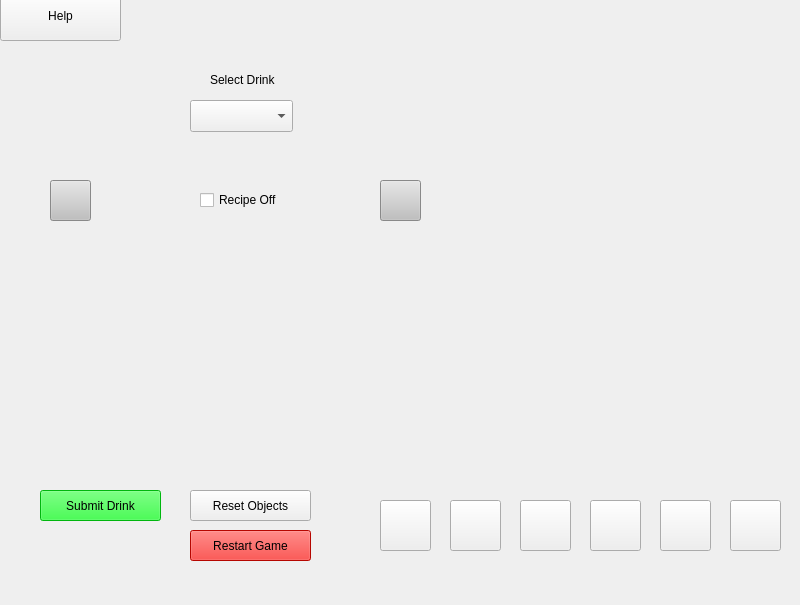
<?xml version="1.0" encoding="UTF-8"?>
<ui version="4.0">
 <class>MainWindow</class>
 <widget class="QMainWindow" name="MainWindow">
  <property name="geometry">
   <rect>
    <x>0</x>
    <y>0</y>
    <width>800</width>
    <height>605</height>
   </rect>
  </property>
  <property name="windowTitle">
   <string>MainWindow</string>
  </property>
  <widget class="QWidget" name="centralwidget">
   <widget class="QScrollArea" name="scrollArea">
    <property name="geometry">
     <rect>
      <x>620</x>
      <y>0</y>
      <width>201</width>
      <height>471</height>
     </rect>
    </property>
    <property name="frameShape">
     <enum>QFrame::Shape::NoFrame</enum>
    </property>
    <property name="verticalScrollBarPolicy">
     <enum>Qt::ScrollBarPolicy::ScrollBarAlwaysOn</enum>
    </property>
    <property name="horizontalScrollBarPolicy">
     <enum>Qt::ScrollBarPolicy::ScrollBarAlwaysOff</enum>
    </property>
    <property name="widgetResizable">
     <bool>true</bool>
    </property>
    <property name="alignment">
     <set>Qt::AlignmentFlag::AlignLeading|Qt::AlignmentFlag::AlignLeft|Qt::AlignmentFlag::AlignVCenter</set>
    </property>
    <widget class="QWidget" name="scrollAreas">
     <property name="geometry">
      <rect>
       <x>0</x>
       <y>0</y>
       <width>185</width>
       <height>471</height>
      </rect>
     </property>
     <widget class="QLabel" name="shelf">
      <property name="geometry">
       <rect>
        <x>-10</x>
        <y>0</y>
        <width>231</width>
        <height>1251</height>
       </rect>
      </property>
      <property name="text">
       <string/>
      </property>
      <property name="pixmap">
       <pixmap resource="images.qrc">:/background/shelf.png</pixmap>
      </property>
     </widget>
     <widget class="QPushButton" name="vermouth">
      <property name="geometry">
       <rect>
        <x>10</x>
        <y>60</y>
        <width>51</width>
        <height>111</height>
       </rect>
      </property>
      <property name="toolTip">
       <string>&lt;html&gt;&lt;head/&gt;&lt;body&gt;&lt;p&gt;Vermouth&lt;/p&gt;&lt;/body&gt;&lt;/html&gt;</string>
      </property>
      <property name="styleSheet">
       <string notr="true">QPushButton { 
    padding: 0px; 
    background: transparent; 
    border: none; 
}
QPushButton:hover {
    background: rgba(255,255,255,0.1);
}</string>
      </property>
      <property name="text">
       <string/>
      </property>
      <property name="icon">
       <iconset resource="images.qrc">
        <normaloff>:/icons/vermouth.png</normaloff>:/icons/vermouth.png</iconset>
      </property>
      <property name="iconSize">
       <size>
        <width>40</width>
        <height>90</height>
       </size>
      </property>
      <property name="checkable">
       <bool>false</bool>
      </property>
      <property name="checked">
       <bool>false</bool>
      </property>
     </widget>
     <widget class="QPushButton" name="pineappleJuice">
      <property name="geometry">
       <rect>
        <x>70</x>
        <y>80</y>
        <width>51</width>
        <height>91</height>
       </rect>
      </property>
      <property name="toolTip">
       <string>&lt;html&gt;&lt;head/&gt;&lt;body&gt;&lt;p&gt;Pineapple Juice&lt;/p&gt;&lt;/body&gt;&lt;/html&gt;</string>
      </property>
      <property name="styleSheet">
       <string notr="true">QPushButton { 
    padding: 0px; 
    background: transparent; 
    border: none; 
}
QPushButton:hover {
    background: rgba(255,255,255,0.1);
}</string>
      </property>
      <property name="text">
       <string/>
      </property>
      <property name="icon">
       <iconset resource="images.qrc">
        <normaloff>:/icons/pineappleJuice.png</normaloff>:/icons/pineappleJuice.png</iconset>
      </property>
      <property name="iconSize">
       <size>
        <width>40</width>
        <height>100</height>
       </size>
      </property>
      <property name="checkable">
       <bool>false</bool>
      </property>
     </widget>
     <widget class="QPushButton" name="tripleSec">
      <property name="geometry">
       <rect>
        <x>130</x>
        <y>60</y>
        <width>51</width>
        <height>101</height>
       </rect>
      </property>
      <property name="toolTip">
       <string>&lt;html&gt;&lt;head/&gt;&lt;body&gt;&lt;p&gt;Triple Sec&lt;/p&gt;&lt;/body&gt;&lt;/html&gt;</string>
      </property>
      <property name="styleSheet">
       <string notr="true">QPushButton { 
    padding: 0px; 
    background: transparent; 
    border: none; 
}
QPushButton:hover {
    background: rgba(255,255,255,0.1);
}</string>
      </property>
      <property name="text">
       <string/>
      </property>
      <property name="icon">
       <iconset resource="images.qrc">
        <normaloff>:/icons/tripleSec.png</normaloff>:/icons/tripleSec.png</iconset>
      </property>
      <property name="iconSize">
       <size>
        <width>40</width>
        <height>90</height>
       </size>
      </property>
      <property name="checkable">
       <bool>false</bool>
      </property>
     </widget>
     <widget class="QPushButton" name="gin">
      <property name="geometry">
       <rect>
        <x>10</x>
        <y>170</y>
        <width>51</width>
        <height>101</height>
       </rect>
      </property>
      <property name="toolTip">
       <string>&lt;html&gt;&lt;head/&gt;&lt;body&gt;&lt;p&gt;Gin&lt;/p&gt;&lt;/body&gt;&lt;/html&gt;</string>
      </property>
      <property name="styleSheet">
       <string notr="true">QPushButton { 
    padding: 0px; 
    background: transparent; 
    border: none; 
}
QPushButton:hover {
    background: rgba(255,255,255,0.1);
}</string>
      </property>
      <property name="text">
       <string/>
      </property>
      <property name="icon">
       <iconset resource="images.qrc">
        <normaloff>:/icons/gin.png</normaloff>:/icons/gin.png</iconset>
      </property>
      <property name="iconSize">
       <size>
        <width>40</width>
        <height>100</height>
       </size>
      </property>
      <property name="checkable">
       <bool>false</bool>
      </property>
     </widget>
     <widget class="QPushButton" name="tequila">
      <property name="geometry">
       <rect>
        <x>70</x>
        <y>170</y>
        <width>51</width>
        <height>101</height>
       </rect>
      </property>
      <property name="toolTip">
       <string>&lt;html&gt;&lt;head/&gt;&lt;body&gt;&lt;p&gt;Tequila&lt;/p&gt;&lt;/body&gt;&lt;/html&gt;</string>
      </property>
      <property name="styleSheet">
       <string notr="true">QPushButton { 
    padding: 0px; 
    background: transparent; 
    border: none; 
}
QPushButton:hover {
    background: rgba(255,255,255,0.1);
}</string>
      </property>
      <property name="text">
       <string/>
      </property>
      <property name="icon">
       <iconset resource="images.qrc">
        <normaloff>:/icons/tequila.png</normaloff>:/icons/tequila.png</iconset>
      </property>
      <property name="iconSize">
       <size>
        <width>40</width>
        <height>100</height>
       </size>
      </property>
      <property name="checkable">
       <bool>false</bool>
      </property>
     </widget>
     <widget class="QPushButton" name="coconutCream">
      <property name="geometry">
       <rect>
        <x>130</x>
        <y>200</y>
        <width>51</width>
        <height>81</height>
       </rect>
      </property>
      <property name="toolTip">
       <string>&lt;html&gt;&lt;head/&gt;&lt;body&gt;&lt;p&gt;Coconut Cream&lt;/p&gt;&lt;/body&gt;&lt;/html&gt;</string>
      </property>
      <property name="layoutDirection">
       <enum>Qt::LayoutDirection::RightToLeft</enum>
      </property>
      <property name="styleSheet">
       <string notr="true">QPushButton { 
    padding: 0px; 
    background: transparent; 
    border: none; 
}
QPushButton:hover {
    background: rgba(255,255,255,0.1);
}</string>
      </property>
      <property name="text">
       <string/>
      </property>
      <property name="icon">
       <iconset resource="images.qrc">
        <normaloff>:/icons/coconutCream.png</normaloff>:/icons/coconutCream.png</iconset>
      </property>
      <property name="iconSize">
       <size>
        <width>40</width>
        <height>100</height>
       </size>
      </property>
      <property name="checkable">
       <bool>false</bool>
      </property>
     </widget>
     <widget class="QPushButton" name="limeJuice">
      <property name="geometry">
       <rect>
        <x>10</x>
        <y>340</y>
        <width>51</width>
        <height>71</height>
       </rect>
      </property>
      <property name="toolTip">
       <string>&lt;html&gt;&lt;head/&gt;&lt;body&gt;&lt;p&gt;Lime Juice&lt;/p&gt;&lt;/body&gt;&lt;/html&gt;</string>
      </property>
      <property name="styleSheet">
       <string notr="true">QPushButton { 
    padding: 0px; 
    background: transparent; 
    border: none; 
}
QPushButton:hover {
    background: rgba(255,255,255,0.1);
}</string>
      </property>
      <property name="text">
       <string/>
      </property>
      <property name="icon">
       <iconset resource="images.qrc">
        <normaloff>:/icons/limeJuice.png</normaloff>:/icons/limeJuice.png</iconset>
      </property>
      <property name="iconSize">
       <size>
        <width>51</width>
        <height>61</height>
       </size>
      </property>
      <property name="checkable">
       <bool>false</bool>
      </property>
     </widget>
     <widget class="QPushButton" name="sweetVermouth">
      <property name="geometry">
       <rect>
        <x>70</x>
        <y>300</y>
        <width>51</width>
        <height>111</height>
       </rect>
      </property>
      <property name="toolTip">
       <string>&lt;html&gt;&lt;head/&gt;&lt;body&gt;&lt;p&gt;Sweet Red Vermouth&lt;/p&gt;&lt;/body&gt;&lt;/html&gt;</string>
      </property>
      <property name="styleSheet">
       <string notr="true">QPushButton { 
    padding: 0px; 
    background: transparent; 
    border: none; 
}
QPushButton:hover {
    background: rgba(255,255,255,0.1);
}</string>
      </property>
      <property name="text">
       <string/>
      </property>
      <property name="icon">
       <iconset resource="images.qrc">
        <normaloff>:/icons/sweetRedVermouth.png</normaloff>:/icons/sweetRedVermouth.png</iconset>
      </property>
      <property name="iconSize">
       <size>
        <width>51</width>
        <height>100</height>
       </size>
      </property>
      <property name="checkable">
       <bool>false</bool>
      </property>
     </widget>
     <widget class="QPushButton" name="whiskey">
      <property name="geometry">
       <rect>
        <x>130</x>
        <y>300</y>
        <width>51</width>
        <height>111</height>
       </rect>
      </property>
      <property name="toolTip">
       <string>&lt;html&gt;&lt;head/&gt;&lt;body&gt;&lt;p&gt;Sweet Red Vermouth&lt;/p&gt;&lt;/body&gt;&lt;/html&gt;</string>
      </property>
      <property name="styleSheet">
       <string notr="true">QPushButton { 
    padding: 0px; 
    background: transparent; 
    border: none; 
}
QPushButton:hover {
    background: rgba(255,255,255,0.1);
}</string>
      </property>
      <property name="text">
       <string/>
      </property>
      <property name="icon">
       <iconset resource="images.qrc">
        <normaloff>:/icons/whiskey.png</normaloff>:/icons/whiskey.png</iconset>
      </property>
      <property name="iconSize">
       <size>
        <width>51</width>
        <height>100</height>
       </size>
      </property>
      <property name="checkable">
       <bool>false</bool>
      </property>
     </widget>
     <widget class="QPushButton" name="bitters">
      <property name="geometry">
       <rect>
        <x>10</x>
        <y>440</y>
        <width>51</width>
        <height>81</height>
       </rect>
      </property>
      <property name="toolTip">
       <string>&lt;html&gt;&lt;head/&gt;&lt;body&gt;&lt;p&gt;Bitters&lt;/p&gt;&lt;/body&gt;&lt;/html&gt;</string>
      </property>
      <property name="styleSheet">
       <string notr="true">QPushButton { 
    padding: 0px; 
    background: transparent; 
    border: none; 
}
QPushButton:hover {
    background: rgba(255,255,255,0.1);
}</string>
      </property>
      <property name="text">
       <string/>
      </property>
      <property name="icon">
       <iconset resource="images.qrc">
        <normaloff>:/icons/bitters.png</normaloff>:/icons/bitters.png</iconset>
      </property>
      <property name="iconSize">
       <size>
        <width>51</width>
        <height>60</height>
       </size>
      </property>
      <property name="checkable">
       <bool>false</bool>
      </property>
     </widget>
     <widget class="QPushButton" name="blueCuracao">
      <property name="geometry">
       <rect>
        <x>70</x>
        <y>430</y>
        <width>51</width>
        <height>91</height>
       </rect>
      </property>
      <property name="toolTip">
       <string>&lt;html&gt;&lt;head/&gt;&lt;body&gt;&lt;p&gt;Blue Curacao&lt;/p&gt;&lt;/body&gt;&lt;/html&gt;</string>
      </property>
      <property name="styleSheet">
       <string notr="true">QPushButton { 
    padding: 0px; 
    background: transparent; 
    border: none; 
}
QPushButton:hover {
    background: rgba(255,255,255,0.1);
}</string>
      </property>
      <property name="text">
       <string/>
      </property>
      <property name="icon">
       <iconset resource="images.qrc">
        <normaloff>:/icons/blueCuracao.png</normaloff>:/icons/blueCuracao.png</iconset>
      </property>
      <property name="iconSize">
       <size>
        <width>20</width>
        <height>1159</height>
       </size>
      </property>
      <property name="checkable">
       <bool>false</bool>
      </property>
     </widget>
     <widget class="QPushButton" name="agaveSyrup">
      <property name="geometry">
       <rect>
        <x>130</x>
        <y>430</y>
        <width>51</width>
        <height>91</height>
       </rect>
      </property>
      <property name="toolTip">
       <string>&lt;html&gt;&lt;head/&gt;&lt;body&gt;&lt;p&gt;Agave Syrup&lt;/p&gt;&lt;/body&gt;&lt;/html&gt;</string>
      </property>
      <property name="styleSheet">
       <string notr="true">QPushButton { 
    padding: 0px; 
    background: transparent; 
    border: none; 
}
QPushButton:hover {
    background: rgba(255,255,255,0.1);
}</string>
      </property>
      <property name="text">
       <string/>
      </property>
      <property name="icon">
       <iconset resource="images.qrc">
        <normaloff>:/icons/agaveSyrup.png</normaloff>:/icons/agaveSyrup.png</iconset>
      </property>
      <property name="iconSize">
       <size>
        <width>24</width>
        <height>1159</height>
       </size>
      </property>
      <property name="checkable">
       <bool>false</bool>
      </property>
     </widget>
     <widget class="QPushButton" name="whiteRum">
      <property name="geometry">
       <rect>
        <x>10</x>
        <y>540</y>
        <width>51</width>
        <height>111</height>
       </rect>
      </property>
      <property name="toolTip">
       <string>&lt;html&gt;&lt;head/&gt;&lt;body&gt;&lt;p&gt;White Rum&lt;/p&gt;&lt;/body&gt;&lt;/html&gt;</string>
      </property>
      <property name="styleSheet">
       <string notr="true">QPushButton { 
    padding: 0px; 
    background: transparent; 
    border: none; 
}
QPushButton:hover {
    background: rgba(255,255,255,0.1);
}</string>
      </property>
      <property name="text">
       <string/>
      </property>
      <property name="icon">
       <iconset resource="images.qrc">
        <normaloff>:/icons/whiteRum.png</normaloff>:/icons/whiteRum.png</iconset>
      </property>
      <property name="iconSize">
       <size>
        <width>51</width>
        <height>110</height>
       </size>
      </property>
      <property name="checkable">
       <bool>false</bool>
      </property>
     </widget>
    </widget>
   </widget>
   <widget class="QPushButton" name="olive">
    <property name="geometry">
     <rect>
      <x>590</x>
      <y>500</y>
      <width>51</width>
      <height>51</height>
     </rect>
    </property>
    <property name="toolTip">
     <string>&lt;html&gt;&lt;head/&gt;&lt;body&gt;&lt;p&gt;Olives&lt;/p&gt;&lt;/body&gt;&lt;/html&gt;</string>
    </property>
    <property name="text">
     <string/>
    </property>
    <property name="icon">
     <iconset resource="images.qrc">
      <normaloff>:/icons/olives.png</normaloff>:/icons/olives.png</iconset>
    </property>
    <property name="iconSize">
     <size>
      <width>15</width>
      <height>1159</height>
     </size>
    </property>
    <property name="checkable">
     <bool>false</bool>
    </property>
   </widget>
   <widget class="QPushButton" name="saltRim">
    <property name="geometry">
     <rect>
      <x>520</x>
      <y>500</y>
      <width>51</width>
      <height>51</height>
     </rect>
    </property>
    <property name="toolTip">
     <string>&lt;html&gt;&lt;head/&gt;&lt;body&gt;&lt;p&gt;Salt for salt rim&lt;/p&gt;&lt;/body&gt;&lt;/html&gt;</string>
    </property>
    <property name="text">
     <string/>
    </property>
    <property name="icon">
     <iconset resource="images.qrc">
      <normaloff>:/icons/saltRim.png</normaloff>:/icons/saltRim.png</iconset>
    </property>
    <property name="iconSize">
     <size>
      <width>38</width>
      <height>1159</height>
     </size>
    </property>
    <property name="checkable">
     <bool>false</bool>
    </property>
   </widget>
   <widget class="QPushButton" name="lime">
    <property name="geometry">
     <rect>
      <x>450</x>
      <y>500</y>
      <width>51</width>
      <height>51</height>
     </rect>
    </property>
    <property name="toolTip">
     <string>&lt;html&gt;&lt;head/&gt;&lt;body&gt;&lt;p&gt;Lime Slice&lt;/p&gt;&lt;/body&gt;&lt;/html&gt;</string>
    </property>
    <property name="text">
     <string/>
    </property>
    <property name="icon">
     <iconset resource="images.qrc">
      <normaloff>:/icons/limeSlice.png</normaloff>:/icons/limeSlice.png</iconset>
    </property>
    <property name="iconSize">
     <size>
      <width>38</width>
      <height>1159</height>
     </size>
    </property>
    <property name="checkable">
     <bool>false</bool>
    </property>
   </widget>
   <widget class="QPushButton" name="ice">
    <property name="geometry">
     <rect>
      <x>380</x>
      <y>500</y>
      <width>51</width>
      <height>51</height>
     </rect>
    </property>
    <property name="toolTip">
     <string>&lt;html&gt;&lt;head/&gt;&lt;body&gt;&lt;p&gt;ice cubes&lt;/p&gt;&lt;/body&gt;&lt;/html&gt;</string>
    </property>
    <property name="text">
     <string/>
    </property>
    <property name="icon">
     <iconset resource="images.qrc">
      <normaloff>:/icons/iceCubes.png</normaloff>:/icons/iceCubes.png</iconset>
    </property>
    <property name="iconSize">
     <size>
      <width>38</width>
      <height>1159</height>
     </size>
    </property>
    <property name="checkable">
     <bool>false</bool>
    </property>
   </widget>
   <widget class="QLabel" name="menuView">
    <property name="geometry">
     <rect>
      <x>0</x>
      <y>0</y>
      <width>471</width>
      <height>241</height>
     </rect>
    </property>
    <property name="frameShadow">
     <enum>QFrame::Shadow::Plain</enum>
    </property>
    <property name="lineWidth">
     <number>705</number>
    </property>
    <property name="midLineWidth">
     <number>5</number>
    </property>
    <property name="text">
     <string/>
    </property>
    <property name="pixmap">
     <pixmap resource="images.qrc">:/background/ChalkBoard.png</pixmap>
    </property>
    <property name="scaledContents">
     <bool>true</bool>
    </property>
   </widget>
   <widget class="QPushButton" name="crushedIce">
    <property name="geometry">
     <rect>
      <x>660</x>
      <y>500</y>
      <width>51</width>
      <height>51</height>
     </rect>
    </property>
    <property name="toolTip">
     <string>&lt;html&gt;&lt;head/&gt;&lt;body&gt;&lt;p&gt;Crushed Ice&lt;/p&gt;&lt;/body&gt;&lt;/html&gt;</string>
    </property>
    <property name="text">
     <string/>
    </property>
    <property name="icon">
     <iconset resource="images.qrc">
      <normaloff>:/icons/crushedIce.jpg</normaloff>:/icons/crushedIce.jpg</iconset>
    </property>
    <property name="iconSize">
     <size>
      <width>60</width>
      <height>1159</height>
     </size>
    </property>
    <property name="checkable">
     <bool>false</bool>
    </property>
   </widget>
   <widget class="QLabel" name="background">
    <property name="geometry">
     <rect>
      <x>0</x>
      <y>0</y>
      <width>621</width>
      <height>471</height>
     </rect>
    </property>
    <property name="text">
     <string/>
    </property>
    <property name="pixmap">
     <pixmap resource="images.qrc">:/background/barBackground.jpg</pixmap>
    </property>
    <property name="scaledContents">
     <bool>true</bool>
    </property>
   </widget>
   <widget class="QPushButton" name="cherry">
    <property name="geometry">
     <rect>
      <x>730</x>
      <y>500</y>
      <width>51</width>
      <height>51</height>
     </rect>
    </property>
    <property name="toolTip">
     <string>&lt;html&gt;&lt;head/&gt;&lt;body&gt;&lt;p&gt;Maraschino Cherry&lt;/p&gt;&lt;/body&gt;&lt;/html&gt;</string>
    </property>
    <property name="text">
     <string/>
    </property>
    <property name="icon">
     <iconset resource="images.qrc">
      <normaloff>:/icons/maraschinoCherry.png</normaloff>:/icons/maraschinoCherry.png</iconset>
    </property>
    <property name="iconSize">
     <size>
      <width>28</width>
      <height>1159</height>
     </size>
    </property>
    <property name="checkable">
     <bool>false</bool>
    </property>
   </widget>
   <widget class="QLabel" name="table">
    <property name="geometry">
     <rect>
      <x>-10</x>
      <y>470</y>
      <width>821</width>
      <height>121</height>
     </rect>
    </property>
    <property name="text">
     <string/>
    </property>
    <property name="pixmap">
     <pixmap resource="images.qrc">:/background/tableTexture.jpg</pixmap>
    </property>
    <property name="scaledContents">
     <bool>true</bool>
    </property>
   </widget>
   <widget class="QPushButton" name="ResetPhysicsButton">
    <property name="geometry">
     <rect>
      <x>190</x>
      <y>490</y>
      <width>121</width>
      <height>31</height>
     </rect>
    </property>
    <property name="text">
     <string>Reset Objects</string>
    </property>
   </widget>
   <widget class="QLabel" name="recipeText">
    <property name="geometry">
     <rect>
      <x>50</x>
      <y>10</y>
      <width>371</width>
      <height>211</height>
     </rect>
    </property>
    <property name="styleSheet">
     <string notr="true">font-size:25px; 
color:rgb(111, 255, 164)</string>
    </property>
    <property name="text">
     <string/>
    </property>
    <property name="scaledContents">
     <bool>true</bool>
    </property>
    <property name="alignment">
     <set>Qt::AlignmentFlag::AlignLeading|Qt::AlignmentFlag::AlignLeft|Qt::AlignmentFlag::AlignVCenter</set>
    </property>
   </widget>
   <widget class="QLabel" name="selectDrink">
    <property name="geometry">
     <rect>
      <x>210</x>
      <y>70</y>
      <width>71</width>
      <height>20</height>
     </rect>
    </property>
    <property name="text">
     <string>Select Drink</string>
    </property>
   </widget>
   <widget class="QComboBox" name="recipeList">
    <property name="geometry">
     <rect>
      <x>190</x>
      <y>100</y>
      <width>103</width>
      <height>32</height>
     </rect>
    </property>
   </widget>
   <widget class="QWidget" name="horizontalLayoutWidget">
    <property name="geometry">
     <rect>
      <x>30</x>
      <y>269</y>
      <width>160</width>
      <height>71</height>
     </rect>
    </property>
    <layout class="QHBoxLayout" name="addedGarnishes"/>
   </widget>
   <widget class="QLabel" name="DrinkGarnishLabel">
    <property name="geometry">
     <rect>
      <x>30</x>
      <y>270</y>
      <width>161</width>
      <height>71</height>
     </rect>
    </property>
    <property name="frameShape">
     <enum>QFrame::Shape::NoFrame</enum>
    </property>
    <property name="lineWidth">
     <number>36</number>
    </property>
    <property name="text">
     <string/>
    </property>
    <property name="pixmap">
     <pixmap resource="images.qrc">:/icons/TextBubble.png</pixmap>
    </property>
    <property name="scaledContents">
     <bool>true</bool>
    </property>
   </widget>
   <widget class="QPushButton" name="restartGameButton">
    <property name="geometry">
     <rect>
      <x>190</x>
      <y>530</y>
      <width>121</width>
      <height>31</height>
     </rect>
    </property>
    <property name="styleSheet">
     <string notr="true">background-color: rgb(255, 8, 0);</string>
    </property>
    <property name="text">
     <string>Restart Game</string>
    </property>
   </widget>
   <widget class="QPushButton" name="submitDrink">
    <property name="geometry">
     <rect>
      <x>40</x>
      <y>490</y>
      <width>121</width>
      <height>31</height>
     </rect>
    </property>
    <property name="styleSheet">
     <string notr="true">background-color: rgb(0, 255, 20);
color: rgb(0, 0, 0);</string>
    </property>
    <property name="text">
     <string>Submit Drink</string>
    </property>
   </widget>
   <widget class="QPushButton" name="next">
    <property name="geometry">
     <rect>
      <x>380</x>
      <y>180</y>
      <width>41</width>
      <height>41</height>
     </rect>
    </property>
    <property name="styleSheet">
     <string notr="true">background-color: rgb(192, 192, 192);</string>
    </property>
    <property name="text">
     <string/>
    </property>
    <property name="icon">
     <iconset resource="images.qrc">
      <normaloff>:/icons/next.png</normaloff>:/icons/next.png</iconset>
    </property>
    <property name="iconSize">
     <size>
      <width>41</width>
      <height>41</height>
     </size>
    </property>
   </widget>
   <widget class="QPushButton" name="back">
    <property name="geometry">
     <rect>
      <x>50</x>
      <y>180</y>
      <width>41</width>
      <height>41</height>
     </rect>
    </property>
    <property name="styleSheet">
     <string notr="true">background-color: rgb(192, 192, 192);</string>
    </property>
    <property name="text">
     <string/>
    </property>
    <property name="icon">
     <iconset resource="images.qrc">
      <normaloff>:/icons/back.png</normaloff>:/icons/back.png</iconset>
    </property>
    <property name="iconSize">
     <size>
      <width>41</width>
      <height>41</height>
     </size>
    </property>
   </widget>
   <widget class="QCheckBox" name="recipeCheckBox">
    <property name="geometry">
     <rect>
      <x>200</x>
      <y>190</y>
      <width>85</width>
      <height>20</height>
     </rect>
    </property>
    <property name="text">
     <string>Recipe Off</string>
    </property>
   </widget>
   <widget class="QPushButton" name="helpButton">
    <property name="geometry">
     <rect>
      <x>0</x>
      <y>-10</y>
      <width>121</width>
      <height>51</height>
     </rect>
    </property>
    <property name="text">
     <string>Help</string>
    </property>
   </widget>
   <zorder>background</zorder>
   <zorder>DrinkGarnishLabel</zorder>
   <zorder>table</zorder>
   <zorder>lime</zorder>
   <zorder>ice</zorder>
   <zorder>crushedIce</zorder>
   <zorder>saltRim</zorder>
   <zorder>olive</zorder>
   <zorder>menuView</zorder>
   <zorder>cherry</zorder>
   <zorder>ResetPhysicsButton</zorder>
   <zorder>recipeText</zorder>
   <zorder>selectDrink</zorder>
   <zorder>recipeList</zorder>
   <zorder>horizontalLayoutWidget</zorder>
   <zorder>restartGameButton</zorder>
   <zorder>submitDrink</zorder>
   <zorder>next</zorder>
   <zorder>back</zorder>
   <zorder>recipeCheckBox</zorder>
   <zorder>scrollArea</zorder>
   <zorder>helpButton</zorder>
  </widget>
  <widget class="QMenuBar" name="menubar">
   <property name="enabled">
    <bool>true</bool>
   </property>
   <property name="geometry">
    <rect>
     <x>0</x>
     <y>0</y>
     <width>800</width>
     <height>24</height>
    </rect>
   </property>
  </widget>
 </widget>
 <resources>
  <include location="images.qrc"/>
 </resources>
 <connections/>
</ui>
